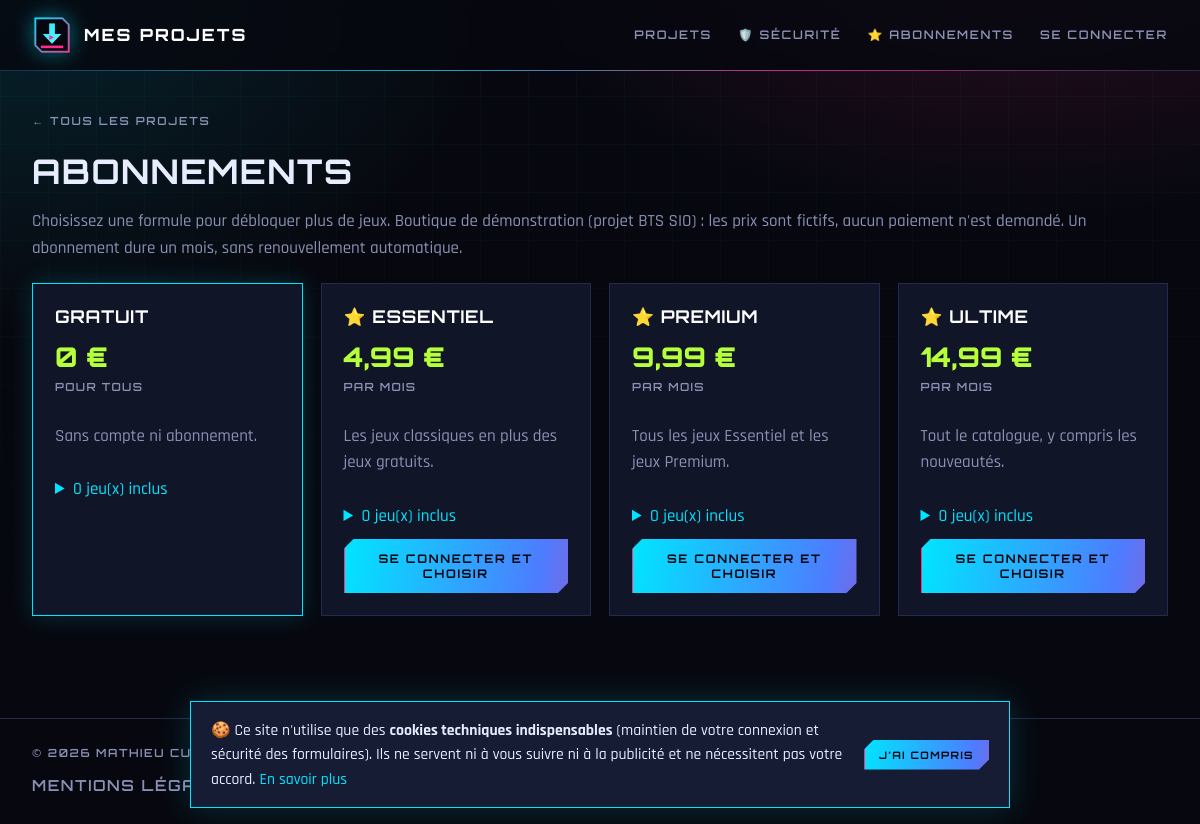
The page /index.php?controleur=abonnement&action=index on the database its author committed.
### tables this page shows
CREATE TABLE IF NOT EXISTS abonnement (
    id            INT UNSIGNED  NOT NULL AUTO_INCREMENT,
    code          VARCHAR(20)   NOT NULL,
    nom           VARCHAR(40)   NOT NULL,
    niveau        TINYINT UNSIGNED NOT NULL,                 
    prix_mensuel  DECIMAL(6,2)  NOT NULL,                    
    description   VARCHAR(255)  NOT NULL DEFAULT '',
    actif         TINYINT(1)    NOT NULL DEFAULT 1,          
    PRIMARY KEY (id),
    UNIQUE KEY uq_abonnement_code (code),
    UNIQUE KEY uq_abonnement_niveau (niveau)
);

### app/Core/Controller.php (called while the page is built, shortened)
<?php
class Controller
{
    protected function render(string $view, array $data = []): void
    {
        extract($data + $this->commonViewData(), EXTR_SKIP);
        require ROOT . '/app/Views/' . $view . '.php';
        $content = ob_get_clean();
        require ROOT . '/app/Views/layout.php';
    }
    private function commonViewData(): array
    {
        $limite = (int) Config::get('play_limit_seconds', 600);
        $connecte = Auth::loggedIn();
        return [
            'site' => [
                'nom'          => Config::get('site_name'),
                'slogan'       => Config::get('site_tagline'),
                'auteur'       => Config::get('author'),
                'statut'       => Config::get('editeur_statut'),
                'contact'      => Config::get('contact_url'),
                'hebergeurNom' => Config::get('hebergeur_nom'),
                'hebergeurUrl' => Config::get('hebergeur_url'),
                'categories'   => Config::get('categories', []),
                'cinema'       => Config::get('cinema_mode', 'test'),
                'uploadMaxMo'  => (int) Config::get('max_upload_mb'),
            ],
            'session' => [
                'connecte'     => $connecte,
                'pseudo'       => $connecte ? Auth::user()['username'] : '',
                'tableauBord'  => Auth::can(Permissions::JEUX_LIRE),
                'essaiMinutes' => !$connecte && $limite > 0 ? (int) round($limite / 60) : 0,
            ],
        ];
    }
}

### app/Controllers/AbonnementController.php (called while the page is built, shortened)
<?php
class AbonnementController extends Controller
{
    public function index(): void
    {
        $user = Auth::user();
        $plans = Abonnement::plans();
        $this->render('abonnements/index', [
            'title'      => 'Abonnements',
            'plans'      => $plans,
            'niveau'     => Auth::subscriptionLevel(),
            'complet'    => Auth::hasFullAccess(),
            'actuel'     => $user ? Abonnement::actuel($user['id']) : null,
            'historique' => $user ? Abonnement::historique($user['id']) : [],
            'gratuits'   => array_values(array_filter(Project::all(), fn (array $p): bool => $p['level'] === 0)),
        ]);
    }
}

### index.php (called while the page is built, shortened)
<?php
require ROOT . '/app/Core/bootstrap.php';
$router = new App\Core\Router();
$router->dispatch($_SERVER['REQUEST_METHOD'], $_SERVER['REQUEST_URI']);

### app/Core/helpers.php (called while the page is built, shortened)
<?php
function base_url(): string
{
    static $base = null;
    if ($base === null) {
        $base = PHP_SAPI === 'cli-server'
            ? ''
            : rtrim(str_replace('\\', '/', dirname($_SERVER['SCRIPT_NAME'] ?? '/')), '/');
    }
    return $base;
}
function url(string $chemin = '/'): string
{
    return base_url() . '/' . ltrim($chemin, '/');
}
function url_reduit(string $controleur, string $action = 'index', array $parametres = []): string
{
    return url('/index.php') . '?' . http_build_query(['controleur' => $controleur, 'action' => $action] + $parametres);
}
function e(mixed $valeur): string
{
    return htmlspecialchars((string) $valeur, ENT_QUOTES, 'UTF-8');
}
function format_price(float $montant): string
{
    return number_format($montant, 2, ',', ' ') . ' ' . Config::get('devise', '€');
}

### app/Core/bootstrap.php (called while the page is built, shortened)
<?php
spl_autoload_register(function (string $classe): void {
    $prefixe = 'App\\';
    $chemin = ROOT . '/app/' . str_replace('\\', '/', substr($classe, strlen($prefixe))) . '.php';
});
require ROOT . '/app/Core/helpers.php';

### app/Models/Abonnement.php (called while the page is built, shortened)
<?php
class Abonnement extends ModelePDO
{
    public static function plans(bool $seulementActives = true): array
    {
        $sql = 'SELECT * FROM abonnement' . ($seulementActives ? ' WHERE actif = 1' : '') . ' ORDER BY niveau';
        return array_map(self::hydraterPlan(...), self::getLesTuples($sql));
    }
    private static function hydraterPlan(array $ligne): array
    {
        return [
            'id'          => (int) $ligne['id'],
            'code'        => $ligne['code'],
            'name'        => $ligne['nom'],
            'level'       => (int) $ligne['niveau'],
            'price'       => (float) $ligne['prix_mensuel'],
            'description' => $ligne['description'],
            'active'      => (bool) $ligne['actif'],
        ];
    }
}

### app/Core/Config.php (called while the page is built, shortened)
<?php
class Config
{
    private static ?array $reglages = null;
    public static function get(string $cle, mixed $defaut = null): mixed
    {
        self::$reglages ??= self::charger();
        return self::$reglages[$cle] ?? $defaut;
    }
    private static function charger(): array
    {
        $reglages = require ROOT . '/app/Config/config.php';
        $environnement = [
            'hote'         => getenv('DB_HOST'),
            'port'         => getenv('DB_PORT'),
            'nom'          => getenv('DB_NAME'),
            'utilisateur'  => getenv('DB_USER'),
            'mot_de_passe' => getenv('DB_PASS'),
        ];
        $definies = array_filter($environnement, fn ($valeur) => $valeur !== false && $valeur !== '');
        $reglages['db'] = array_replace($reglages['db'] ?? [], $definies);
        return $reglages;
    }
}

### app/Core/ModelePDO.php (called while the page is built, shortened)
<?php
abstract class ModelePDO
{
    private static ?PDO $pdo = null;
    protected static function pdo(): PDO
    {
        if (self::$pdo === null) {
            $db = Config::get('db', []);
            $dsn = sprintf(
                'mysql:host=%s;port=%d;dbname=%s;charset=utf8mb4',
                $db['hote'] ?? '127.0.0.1',
                (int) ($db['port'] ?? 3306),
                $db['nom'] ?? ''
            );
            self::$pdo = new PDO($dsn, (string) ($db['utilisateur'] ?? ''), (string) ($db['mot_de_passe'] ?? ''), [
                PDO::ATTR_ERRMODE            => PDO::ERRMODE_EXCEPTION,
                PDO::ATTR_DEFAULT_FETCH_MODE => PDO::FETCH_ASSOC,
                PDO::ATTR_EMULATE_PREPARES   => false,
            ]);
            self::$pdo->exec("SET time_zone = '" . date('P') . "'");
        }
        return self::$pdo;
    }
    protected static function executerRequete(string $sql, array $params = []): PDOStatement
    {
        $statement = self::pdo()->prepare($sql);
        $statement->execute(array_values($params));
        return $statement;
    }
    protected static function getLesTuples(string $sql, array $params = []): array
    {
        return self::executerRequete($sql, $params)->fetchAll();
    }
}

### app/Views/abonnements/index.php (the view, shortened to what this page needs)
<a class="back" href="<?= url('/') ?>">← Tous les projets</a>
<h1>Abonnements</h1>
<p class="muted">
    Choisissez une formule pour débloquer plus de jeux. Boutique de démonstration (projet BTS SIO) :
    les prix sont fictifs, aucun paiement n'est demandé. Un abonnement dure un mois, sans renouvellement automatique.
</p>
<div class="plans">
    <article class="plan <?= $niveau === 0 ? 'is-current' : '' ?>">
        <h2>Gratuit</h2>
        <p class="plan-prix">0 €<span>pour tous</span></p>
        <p class="muted">Sans compte ni abonnement.</p>
        <details>
            <summary><?= count($gratuits) ?> jeu(x) inclus</summary>
        </details>
    </article>
    <?php foreach ($plans as $plan): ?>
        <article class="plan niveau-<?= (int) $plan['level'] ?> <?= $niveau === $plan['level'] ? 'is-current' : '' ?>">
            <h2>⭐ <?= e($plan['name']) ?></h2>
            <p class="plan-prix"><?= e(format_price($plan['price'])) ?><span>par mois</span></p>
            <p class="muted"><?= e($plan['description']) ?></p>
            <details>
                <summary><?= count($plan['games']) ?> jeu(x) inclus</summary>
            </details>
            <?php if ($actuel && $actuel['level'] === $plan['level'] && $actuel['status'] === 'active'): ?>
                <span class="btn btn-block is-disabled" aria-disabled="true">Formule actuelle</span>
            <?php else: ?>
                <form method="post" action="<?= e(url('/abonnements/souscrire/' . $plan['id'])) ?>">
                    <button type="submit" class="btn btn-primary btn-block">
                        <?= $session['connecte'] ? 'Choisir cette formule' : 'Se connecter et choisir' ?>
                    </button>
                </form>
            <?php endif; ?>
        </article>
    <?php endforeach; ?>
</div>

### app/Core/Router.php (shortened to what this page needs)
<?php
class Router
{
    public function dispatch(string $method, string $uri): void
    {
        if (isset($_GET['controleur'])) {
            $this->dispatchReduit($method, (string) $_GET['controleur'], (string) ($_GET['action'] ?? 'index'));
            return;
        }
    }
    private function dispatchReduit(string $method, string $nom, string $action): void
    {
        $arguments = [];
        (new $classe())->$action(...$arguments);
    }
}

### app/Views/layout.php (shortened to what this page needs)
<!DOCTYPE html>
<html lang="fr">
<head>
    <link rel="stylesheet" href="<?= url('/assets/fonts/fonts.css') ?>">
    <link rel="stylesheet" href="<?= url('/assets/css/style.css') ?>?v=<?= (int) @filemtime(ROOT . '/assets/css/style.css') ?>">
</head>
<body>
<header class="site-header">
    <div class="container nav">
        <a class="brand" href="<?= url('/') ?>">
            <img class="brand-logo" src="<?= url('/assets/images/logo.png') ?>" alt="" width="40" height="40">
            <span class="brand-name"><?= e($site['nom']) ?></span>
        </a>
        <nav class="nav-links">
            <a href="<?= url('/') ?>">Projets</a>
            <a href="<?= url('/securite') ?>">🛡️ Sécurité</a>
            <a href="<?= e(url_reduit('abonnement', 'index')) ?>" class="nav-abo">⭐ Abonnements</a>
            <?php if ($session['connecte']): ?>
                <a href="<?= url('/mon-compte') ?>" class="nav-user">👤 <?= e($session['pseudo']) ?></a>
                <?php if ($session['tableauBord']): ?>
                    <a href="<?= url('/admin') ?>">Tableau de bord</a>
                <?php endif; ?>
                <form method="post" action="<?= url('/deconnexion') ?>" class="inline">
                    <?= csrf_field() ?>
                    <button type="submit" class="link-button">Déconnexion</button>
                </form>
            <?php else: ?>
                <a href="<?= url('/connexion') ?>">Se connecter</a>
            <?php endif; ?>
        </nav>
    </div>
</header>
<main class="container main">
    <?= $content ?>
</main>
<footer class="site-footer">
    <div class="container footer-row">
        <span>© <?= date('Y') ?> <?= e($site['auteur']) ?> — <?= e($site['nom']) ?></span>
        <nav class="footer-links" aria-label="Informations légales">
            <a href="<?= url('/mentions-legales') ?>">Mentions légales</a>
            <a href="<?= url('/confidentialite') ?>">Confidentialité (RGPD)</a>
            <a href="<?= url('/confidentialite#cookies') ?>">Cookies</a>
            <button type="button" class="link-button" id="cookie-reopen">Gérer les cookies</button>
        </nav>
    </div>
</footer>
<div class="cookie-banner" id="cookie-banner" role="dialog" aria-live="polite" aria-label="Information sur les cookies" hidden>
    <p>
        🍪 Ce site n'utilise que des <strong>cookies techniques indispensables</strong> (maintien de votre connexion et
        sécurité des formulaires). Ils ne servent ni à vous suivre ni à la publicité et ne nécessitent pas votre accord.
        <a href="<?= url('/confidentialite#cookies') ?>">En savoir plus</a>
    </p>
    <button type="button" class="btn btn-primary btn-sm" id="cookie-ok">J'ai compris</button>
</div>
</body>
</html>

### rows shown on the page
abonnement: nom "ESSENTIEL", prix_mensuel "4,99 €", description "Les jeux classiques en plus des jeux gratuits.", count($plan['games']) "0"
abonnement: nom "PREMIUM", prix_mensuel "9,99 €", description "Tous les jeux Essentiel et les jeux Premium.", count($plan['games']) "0"
abonnement: nom "ULTIME", prix_mensuel "14,99 €", description "Tout le catalogue, y compris les nouveautés.", count($plan['games']) "0"

### other values the page prints
$site['nom'] "MES PROJETS"
count($gratuits) "0"
$site['auteur'] "MATHIEU CUENCA"
